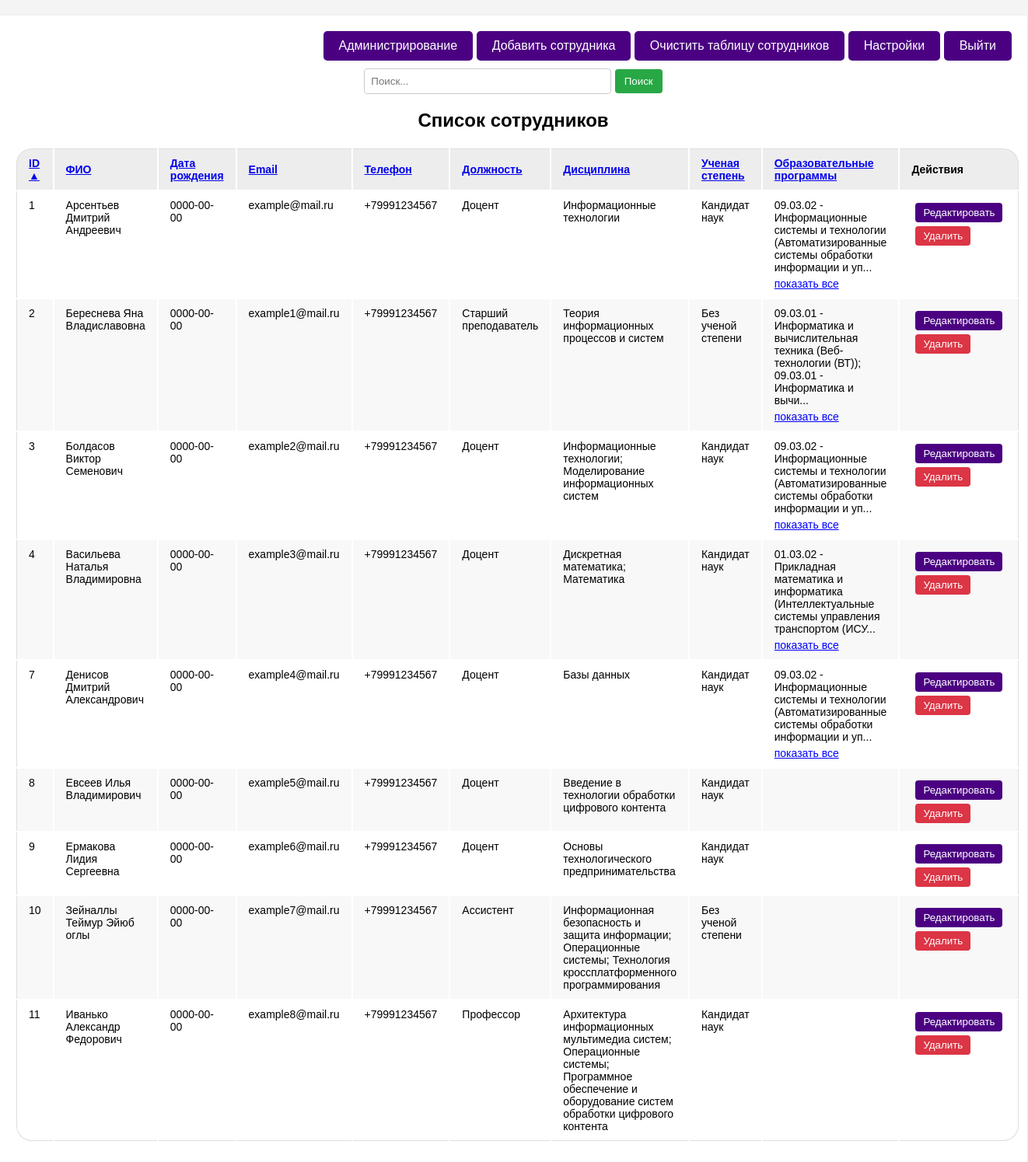
/index.php (signed in), run on the app's committed database.
### tables this page shows
CREATE TABLE `employees` (
  `id` int NOT NULL,
  `fullName` varchar(255) NOT NULL,
  `dateOfBirth` date DEFAULT NULL,
  `email` varchar(255) DEFAULT NULL,
  `phoneNumber` varchar(20) DEFAULT NULL,
  `positionID` int DEFAULT NULL,
  `academicDegree` set('Без ученой степени','Кандидат наук','Доктор наук') NOT NULL
);

CREATE TABLE `positions` (
  `id` int NOT NULL,
  `name` varchar(255) NOT NULL,
  `description` text
);

### public/backend/index.php (called while the page is built, shortened)
<?php
require_once "backend/db.php";
$search = isset($_GET['search']) ? trim($_GET['search']) : '';
$search = str_replace('*', '%', $search);
$sort = isset($_GET['sort']) ? trim($_GET['sort']) : 'id';
$order = isset($_GET['order']) ? trim($_GET['order']) : 'asc';
try {
    $sql = "SELECT e.id, e.fullName, e.dateOfBirth, e.email, e.phoneNumber, p.name AS positionName,
                   GROUP_CONCAT(DISTINCT d.name SEPARATOR '; ') AS disciplineName,
                   e.academicDegree,
                   GROUP_CONCAT(DISTINCT CONCAT(ep.code, ' - ', ep.name) SEPARATOR '; ') AS programInfo
            FROM employees e
            LEFT JOIN positions p ON e.positionID = p.id
            LEFT JOIN employeeDiscipline ed ON e.id = ed.employeeID
            LEFT JOIN disciplines d ON ed.disciplineID = d.id
            LEFT JOIN educationProgramms ep ON e.id = ep.employeeID";
     $sql .= " GROUP BY e.id, e.fullName, e.dateOfBirth, e.email, e.phoneNumber, p.name, e.academicDegree";
    $sql .= " ORDER BY $sort $order";
    $stmt = $pdo->prepare($sql);
    $stmt->execute();
    $employees = $stmt->fetchAll();
} catch (PDOException $e) {
    echo "Ошибка получения данных: " . $e->getMessage();
    exit();
}
?>
<?php
$column_names = [
    'id' => 'ID',
    'fullName' => 'ФИО',
    'dateOfBirth' => 'Дата рождения',
    'email' => 'Email',
    'phoneNumber' => 'Телефон',
    'positionName' => 'Должность',
    'disciplineName' => 'Дисциплина',
    'academicDegree' => 'Ученая степень',
    'programInfo' => 'Образовательные программы'
];
?>

### public/index.php (the view, shortened to what this page needs)
<?php require_once "backend/index.php"; ?>
<!DOCTYPE html>
<html lang="ru">
<head>
    <link rel="stylesheet" href="style/index.css">
    <link rel="stylesheet" href="style/table.css">
</head>
<body>
    <div class="container">
        <div class="button-container">
            <?php if ($_SESSION['access'] != 'user'): ?>
                <button class="menu-button" onclick="toggleNav()">Администрирование</button>
            <?php endif; ?>
            <?php if (isset($_SESSION['access']) && ($_SESSION['access'] == 'superadmin' || $_SESSION['access'] == 'admin' || $_SESSION['access'] == 'employee')): ?>
                <button class="menu-button" onclick="document.location='/create_employee.php'">Добавить сотрудника</button>
                <button class="menu-button" onclick="clearEmployees()">Очистить таблицу сотрудников</button>
            <?php endif; ?>
            <button class="menu-button" onclick="document.location='settings.php'">Настройки</button>
            <button class="menu-button" onclick="document.location='backend/logout.php'">Выйти</button>
        </div>
        <div class="search-form">
            <form action="index.php" method="GET">
                <input type="text" name="search" class="search-input" placeholder="Поиск..." value="<?php echo htmlspecialchars($search); ?>">
                <button type="submit" class="search-button">Поиск</button>
            </form>
        </div>
        <h2>Список сотрудников</h2>
        <table class="employee-table">
            <thead>
                <tr>
                    <?php if ($employees): ?>
                        <?php
                         foreach ($column_names as $column => $label): ?>
                            <th>
                                <a href="?sort=<?php echo $column; ?>&order=<?php echo ($sort == $column && $order == 'asc') ? 'desc' : 'asc'; ?>">
                                    <?php echo htmlspecialchars(isset($column_names[$column]) ? $column_names[$column] : $column); ?>
                                    <?php
                                        if ($sort == $column) {
                                            echo ($order == 'asc') ? ' ▲' : ' ▼';
                                        }
                                    ?>
                                </a>
                            </th>
                        <?php endforeach; ?>
                        <?php if (isset($_SESSION['access']) && ($_SESSION['access'] == 'superadmin' || $_SESSION['access'] == 'admin' || $_SESSION['access'] == 'employee')): ?>
                            <th>Действия</th>
                        <?php endif; ?>
                    <?php endif; ?>
                </tr>
            </thead>
            <tbody>
                <?php if ($employees): ?>
                    <?php foreach ($employees as $employee): ?>
                        <tr>
                            <td><?php echo htmlspecialchars($employee['id'] ?? ''); ?></td>
                            <td><?php echo htmlspecialchars($employee['fullName'] ?? ''); ?></td>
                            <td><?php echo htmlspecialchars($employee['dateOfBirth'] ?? ''); ?></td>
                            <td><?php echo htmlspecialchars($employee['email'] ?? ''); ?></td>
                            <td><?php echo htmlspecialchars($employee['phoneNumber'] ?? ''); ?></td>
                            <td><?php echo htmlspecialchars($employee['positionName'] ?? ''); ?></td>
                            <td><?php echo htmlspecialchars($employee['disciplineName'] ?? ''); ?></td>
                            <td><?php echo htmlspecialchars($employee['academicDegree'] ?? ''); ?></td>
                            <td>
                                <div class="program-info-container">
                                    <span class="short-text">
                                        <?php
                                        $programInfo = htmlspecialchars($employee['programInfo'] ?? '');
                                        $maxLength = 100;
                                        if (mb_strlen($programInfo) > $maxLength) {
                                            echo mb_substr($programInfo, 0, $maxLength) . '...';
                                        } else {
                                            echo $programInfo;
                                        }
                                        ?>
                                    </span>
                                    <?php if (mb_strlen($programInfo) > $maxLength): ?>
                                        <a href="#" class="show-more">показать все</a>
                                    <?php endif; ?>
                                </div>
                            </td>
                            <?php if (isset($_SESSION['access']) && ($_SESSION['access'] == 'admin' || $_SESSION['access'] == 'employee')): ?>
                                <td >
                                    <button class="edit-button" onclick="document.location='edit_employee.php?id=<?php echo $employee['id']; ?>'">Редактировать</button>
                                    <button class="delete-button" onclick="deleteEmployee(<?php echo $employee['id']; ?>)">Удалить</button>
                                </td>
                            <?php endif; ?>
                        </tr>
                    <?php endforeach; ?>
                <?php else: ?>
                    <tr><td colspan="100%">Нет данных о сотрудниках.</td></tr>
                <?php endif; ?>
            </tbody>
        </table>
    </div>
</body>
</html>

### public/style/index.css (style rules this page uses)
body { font-family: sans-serif; margin: 0; padding: 0; background-color: #f4f4f4; display: flex; justify-content: center; min-height: 100vh; }
.container { background-color: #fff; padding: 20px; border-radius: 8; box-shadow: 0 2px 4px rgba(0, 0, 0, 0.1); width: auto; max-width: 1800px; margin: 20px auto; text-align: center; right: 1px; position: relative; z-index: 1; min-width: 70%; }
.menu-button { background-color: #4B0082 ; color: white; padding: 10px 20px; border: none; cursor: pointer; font-size: 16px; border-radius: 5px; }
.edit-button { background-color: #4B0082; color: white; margin: 5px; border: none; padding: 5px 10px; border-radius: 4px; cursor: pointer; margin-right: 5px; text-decoration: none; display: inline-block; }
.delete-button { background-color: #dc3545; color: white; border: none; padding: 5px 10px; border-radius: 4px; cursor: pointer; margin-left: 5px; }
.button-container { text-align: right; margin-bottom: 10px; }
.employee-table { margin: auto; width: auto; border-collapse: collapse; margin-bottom: 20px; }
.employee-table th, .employee-table td { border: 1px solid #ddd; padding: 8px; text-align: left; }
.employee-table th { background-color: #f2f2f2; }
.search-form { text-align: center; margin-bottom: 20px; }
.search-input { padding: 8px; border: 1px solid #ccc; border-radius: 4px; width: 300px; }
.search-button { padding: 8px 12px; background-color: #28a745; color: white; border: none; border-radius: 4px; cursor: pointer; }

### public/style/table.css (style rules this page uses)
.employee-table { width: 100%; border: none; margin-bottom: 20px; border-collapse: separate; }
.employee-table thead th { font-weight: bold; text-align: left; border: none; padding: 10px 15px; background: #EDEDED; font-size: 14px; border-top: 1px solid #ddd; }
.employee-table tr th:first-child, .employee-table tr td:first-child { border-left: 1px solid #ddd; }
.employee-table tr th:last-child, .employee-table tr td:last-child { border-right: 1px solid #ddd; }
.employee-table thead tr th:first-child { border-radius: 20px 0 0 0; }
.employee-table thead tr th:last-child { border-radius: 0 20px 0 0; }
.employee-table tbody td { text-align: left; border: none; padding: 10px 15px; font-size: 14px; vertical-align: top; }
.employee-table tbody tr:nth-child(even) { background: #F8F8F8; }
.employee-table tbody tr:last-child td { border-bottom: 1px solid #ddd; }
.employee-table tbody tr:last-child td:first-child { border-radius: 0 0 0 20px; }
.employee-table tbody tr:last-child td:last-child { border-radius: 0 0 20px 0; }
.program-info-container { position: relative; }
.show-more, .show-less { color: blue; cursor: pointer; text-decoration: underline; display: block; margin-top: 5px; }
.employee-table td:nth-child(9) { word-wrap: break-word; }

### data on the page
employees: id "1", fullName "Арсентьев Дмитрий Андреевич", dateOfBirth "0000-00-00", email "example@mail.ru", phoneNumber "+79991234567", positionID.name "Доцент", disciplineName "Информационные технологии", academicDegree "Кандидат наук", maxLength "09.03.02 - Информационные системы и технологии (Автоматизированные системы обработки информации и уп"
employees: id "2", fullName "Береснева Яна Владиславовна", dateOfBirth "0000-00-00", email "example1@mail.ru", phoneNumber "+79991234567", positionID.name "Старший преподаватель", disciplineName "Теория информационных процессов и систем", academicDegree "Без ученой степени", maxLength "09.03.01 - Информатика и вычислительная техника (Веб-технологии (ВТ)); 09.03.01 - Информатика и вычи"
employees: id "3", fullName "Болдасов Виктор Семенович", dateOfBirth "0000-00-00", email "example2@mail.ru", phoneNumber "+79991234567", positionID.name "Доцент", disciplineName "Информационные технологии; Моделирование информационных систем", academicDegree "Кандидат наук", maxLength "09.03.02 - Информационные системы и технологии (Автоматизированные системы обработки информации и уп"
employees: id "4", fullName "Васильева Наталья Владимировна", dateOfBirth "0000-00-00", email "example3@mail.ru", phoneNumber "+79991234567", positionID.name "Доцент", disciplineName "Дискретная математика; Математика", academicDegree "Кандидат наук", maxLength "01.03.02 - Прикладная математика и информатика (Интеллектуальные системы управления транспортом (ИСУ"
employees: id "7", fullName "Денисов Дмитрий Александрович", dateOfBirth "0000-00-00", email "example4@mail.ru", phoneNumber "+79991234567", positionID.name "Доцент", disciplineName "Базы данных", academicDegree "Кандидат наук", maxLength "09.03.02 - Информационные системы и технологии (Автоматизированные системы обработки информации и уп"
employees: id "8", fullName "Евсеев Илья Владимирович", dateOfBirth "0000-00-00", email "example5@mail.ru", phoneNumber "+79991234567", positionID.name "Доцент", disciplineName "Введение в технологии обработки цифрового контента", academicDegree "Кандидат наук"
employees: id "9", fullName "Ермакова Лидия Сергеевна", dateOfBirth "0000-00-00", email "example6@mail.ru", phoneNumber "+79991234567", positionID.name "Доцент", disciplineName "Основы технологического предпринимательства", academicDegree "Кандидат наук"
employees: id "10", fullName "Зейналлы Теймур Эйюб оглы", dateOfBirth "0000-00-00", email "example7@mail.ru", phoneNumber "+79991234567", positionID.name "Ассистент", disciplineName "Информационная безопасность и защита информации; Операционные системы; Технология кроссплатформенного программирования", academicDegree "Без ученой степени"
employees: id "11", fullName "Иванько Александр Федорович", dateOfBirth "0000-00-00", email "example8@mail.ru", phoneNumber "+79991234567", positionID.name "Профессор", disciplineName "Архитектура информационных мультимедиа систем; Операционные системы; Программное обеспечение и оборудование систем обработки цифрового контента", academicDegree "Кандидат наук"

### other printed values
isset($column_names[$column]) ? $column_names[$column] : $column "ID"
isset($column_names[$column]) ? $column_names[$column] : $column "ФИО"
isset($column_names[$column]) ? $column_names[$column] : $column "Дата рождения"
isset($column_names[$column]) ? $column_names[$column] : $column "Email"
isset($column_names[$column]) ? $column_names[$column] : $column "Телефон"
isset($column_names[$column]) ? $column_names[$column] : $column "Должность"
isset($column_names[$column]) ? $column_names[$column] : $column "Дисциплина"
isset($column_names[$column]) ? $column_names[$column] : $column "Ученая степень"
isset($column_names[$column]) ? $column_names[$column] : $column "Образовательные программы"
